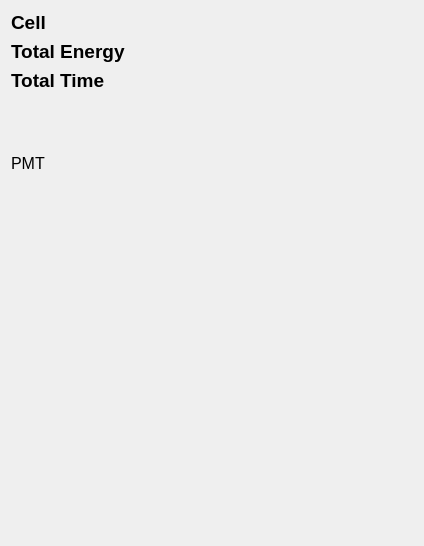
<ui version="4.0" >
 <class>frmCaloDigitsSingle</class>
 <widget class="QWidget" name="frmCaloDigitsSingle" >
  <property name="geometry" >
   <rect>
    <x>0</x>
    <y>0</y>
    <width>424</width>
    <height>546</height>
   </rect>
  </property>
  <property name="windowTitle" >
   <string>VP1 Calo Digits - (s)</string>
  </property>
  <layout class="QGridLayout" >
   <item row="0" column="0" colspan="2" >
    <layout class="QGridLayout" >
     <item row="0" column="0" colspan="4" >
      <widget class="QLabel" name="lblCellName" >
       <property name="font" >
        <font>
         <pointsize>14</pointsize>
         <weight>75</weight>
         <bold>true</bold>
        </font>
       </property>
       <property name="text" >
        <string>Cell</string>
       </property>
      </widget>
     </item>
     <item row="1" column="0" colspan="4" >
      <widget class="QLabel" name="lblTotalEnergy" >
       <property name="font" >
        <font>
         <pointsize>14</pointsize>
         <weight>75</weight>
         <bold>true</bold>
        </font>
       </property>
       <property name="text" >
        <string>Total Energy</string>
       </property>
      </widget>
     </item>
     <item row="2" column="0" colspan="4" >
      <widget class="QLabel" name="lblTotalTime" >
       <property name="font" >
        <font>
         <pointsize>14</pointsize>
         <weight>75</weight>
         <bold>true</bold>
        </font>
       </property>
       <property name="text" >
        <string>Total Time</string>
       </property>
      </widget>
     </item>
    </layout>
   </item>
   <item row="1" column="0" >
    <spacer>
     <property name="orientation" >
      <enum>Qt::Vertical</enum>
     </property>
     <property name="sizeHint" >
      <size>
       <width>20</width>
       <height>21</height>
      </size>
     </property>
    </spacer>
   </item>
   <item row="2" column="0" colspan="2" >
    <layout class="QGridLayout" >
     <item row="0" column="0" colspan="4" >
      <widget class="QLabel" name="lblPMTGain" >
       <property name="font" >
        <font>
         <pointsize>12</pointsize>
         <weight>50</weight>
         <bold>false</bold>
        </font>
       </property>
       <property name="text" >
        <string>PMT</string>
       </property>
      </widget>
     </item>
     <item row="1" column="0" colspan="4" >
      <widget class="QwtPlot" name="plotDigits" >
       <property name="minimumSize" >
        <size>
         <width>300</width>
         <height>300</height>
        </size>
       </property>
      </widget>
     </item>
    </layout>
   </item>
   <item row="2" column="2" >
    <spacer>
     <property name="orientation" >
      <enum>Qt::Horizontal</enum>
     </property>
     <property name="sizeHint" >
      <size>
       <width>40</width>
       <height>20</height>
      </size>
     </property>
    </spacer>
   </item>
   <item row="3" column="1" >
    <spacer>
     <property name="orientation" >
      <enum>Qt::Vertical</enum>
     </property>
     <property name="sizeHint" >
      <size>
       <width>20</width>
       <height>40</height>
      </size>
     </property>
    </spacer>
   </item>
  </layout>
 </widget>
 <customwidgets>
  <customwidget>
   <class>QwtPlot</class>
   <extends>QFrame</extends>
   <header>qwt_plot.h</header>
  </customwidget>
 </customwidgets>
 <resources/>
 <connections/>
</ui>
